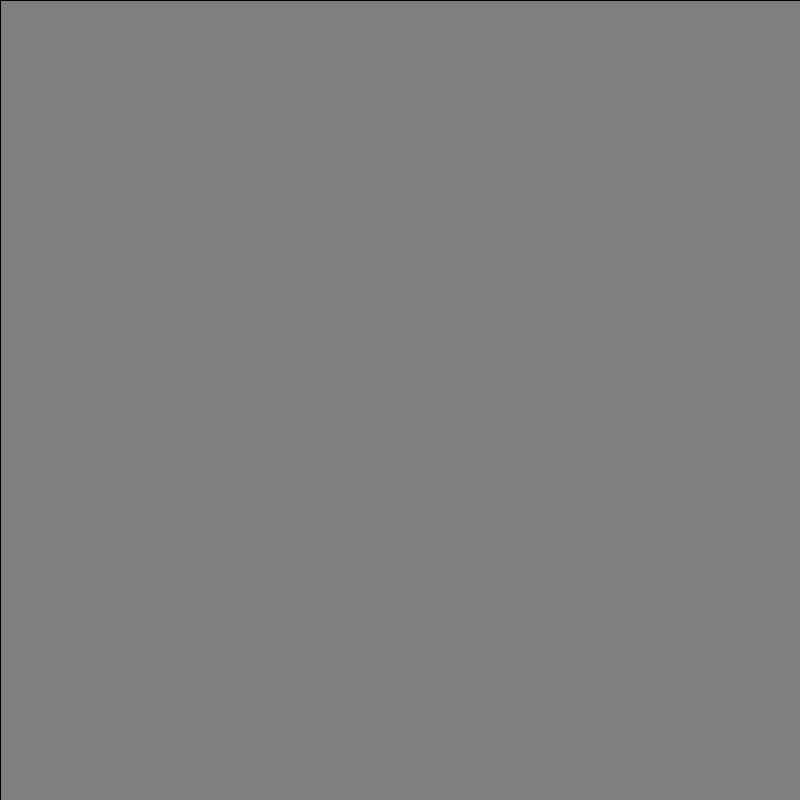
Frame 1 (no input)
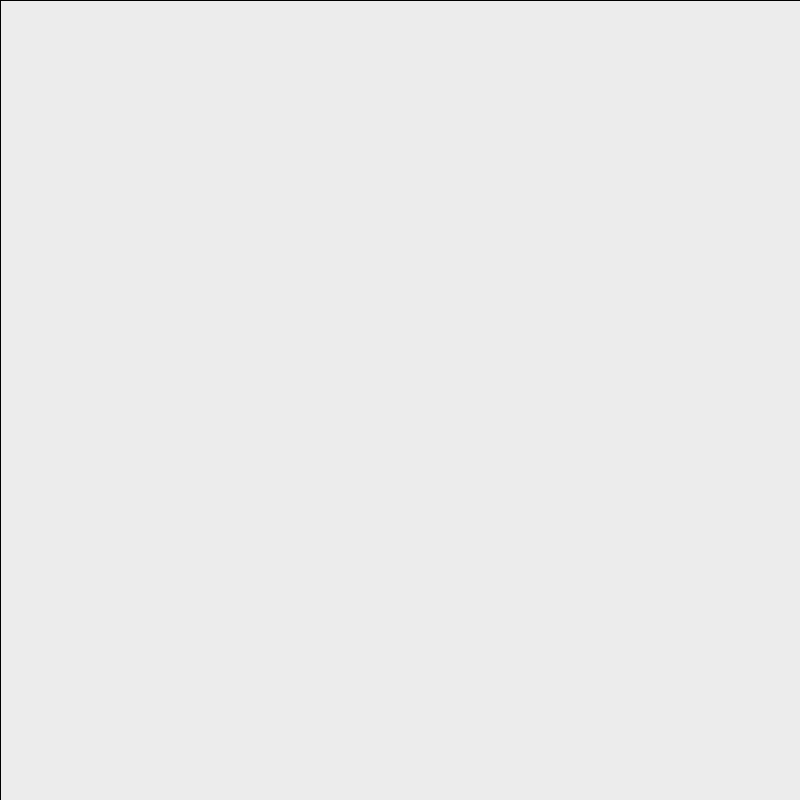
Frame 60 (the mouse pressed at the canvas centre just before this capture)
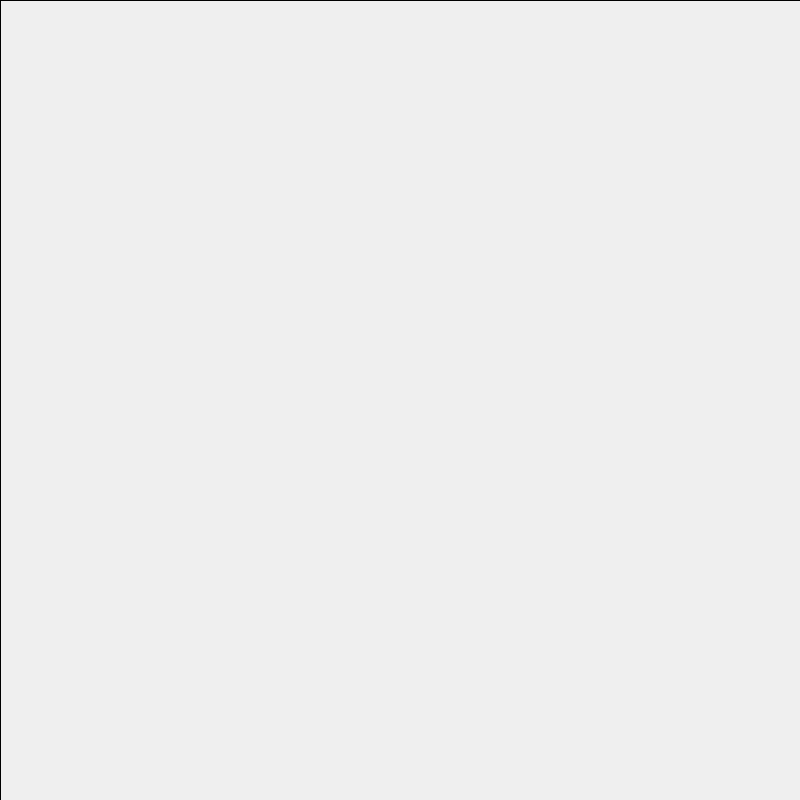
Frame 120 (the mouse held since frame 60 and released just before this capture)

The Processing sketch that drew these frames (run headless with seeded random() and noise(); from frame 60 on, the mouse is pressed at the canvas centre):

// Processing sketch: processing_52792
// ── processing_52792.pde

float x,y,angle;

void setup(){
 size(800,800);
  x = 0;
  y = 0;
  angle = 0;
  smooth(); 
}

void draw(){
  //x = cos(radians(angle)) * 200 + width/2;
  y = sin(radians(angle));
  y = map(y,-1,1,0,255);
  fill(y);
  rect(0,0,width,height);
  //ellipse(x,y+angle,100,100);
  //ellipse(x+angle,y,100,100);
  angle++; 
  
}
